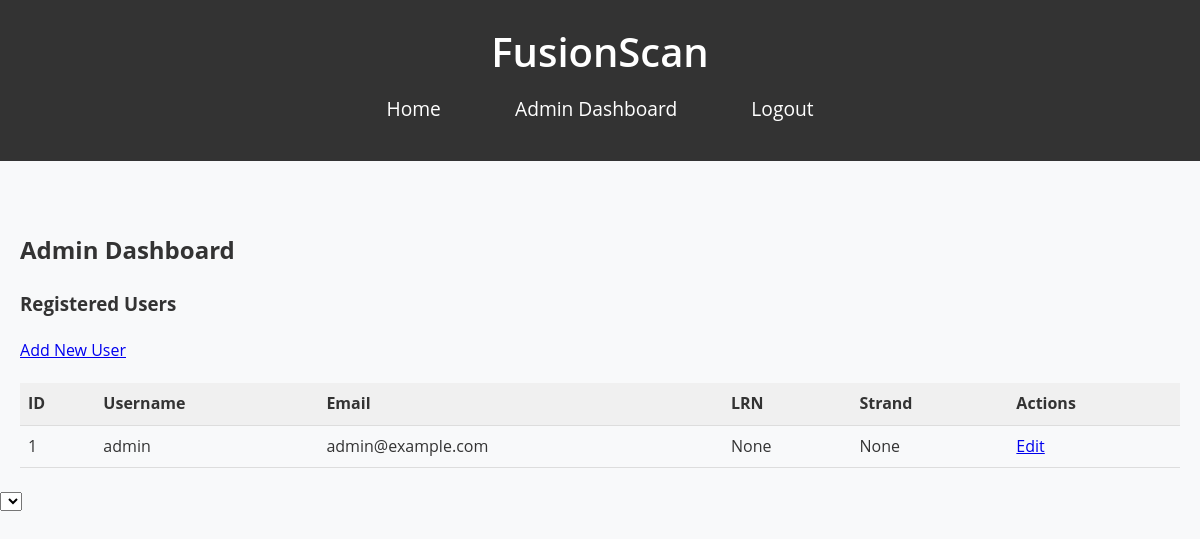
The app's page /admin/dashboard (signed in), older data.
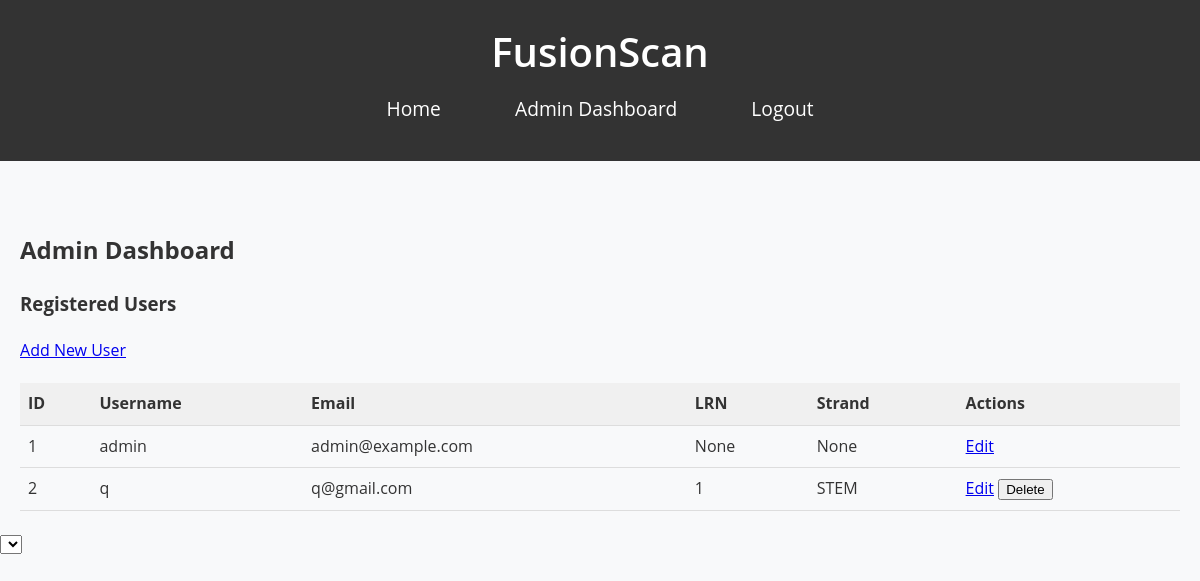
The same page, newer data.
### app/models.py (models this page shows, shortened)
class User(UserMixin, db.Model):
    id = db.Column(db.Integer, primary_key=True)
    is_admin = db.Column(db.Boolean, default=False)
    username = db.Column(db.String(64), index=True, unique=True)
    email = db.Column(db.String(120), index=True, unique=True)
    password_hash = db.Column(db.String(128))
    student_lrn = db.Column(db.String(12), unique=True)
    strand = db.Column(db.String(64))
    face_encodings = db.Column(db.LargeBinary)
    attendances = db.relationship('Attendance', backref='user', lazy='dynamic')

### app/routes/admin.py (the view)
@admin_bp.route('/dashboard')
@login_required
@admin_required
def dashboard():
    users = User.query.all()
    return render_template('admin/dashboard.html', users=users)

### app/models.py (called while the page is built)
@login.user_loader
def load_user(id):
    return User.query.get(int(id))

### app/templates/admin/dashboard.html (shortened to what this page needs)
{% extends "base.html" %}
{% block content %}
    <h2>Admin Dashboard</h2>
    <h3>Registered Users</h3>
    <a href="{{ url_for('admin.add_user') }}">Add New User</a>
    <table>
        <thead>
            <tr>
                <th>ID</th>
                <th>Username</th>
                <th>Email</th>
                <th>LRN</th>
                <th>Strand</th>
                <th>Actions</th>
            </tr>
        </thead>
        <tbody>
            {% for user in users %}
                <tr>
                    <td>{{ user.id }}</td>
                    <td>{{ user.username }}</td>
                    <td>{{ user.email }}</td>
                    <td>{{ user.student_lrn }}</td>
                    <td>{{ user.strand }}</td>
                    <td>
                        <a href="{{ url_for('admin.edit_user', user_id=user.id) }}">Edit</a>
                        {% if not user.is_admin %}
                        <form action="{{ url_for('main.delete_user', user_id=user.id) }}" method="post" style="display: inline;">
                            <button type="submit" onclick="return confirm('Are you sure you want to delete this user and their attendance records?');">Delete</button>
                        </form>
                        {% endif %}
                    </td>
                </tr>
            {% endfor %}
        </tbody>
    </table>
{% endblock %}

### app/templates/base.html (shortened to what this page needs)
<!DOCTYPE html>
<html lang="en">
<head>
    <link rel="stylesheet" href="{{ url_for('static', filename='css/style.css') }}">
</head>
<body>
    <header>
        <h1>FusionScan</h1>
        <nav>
            <ul>
                <li><a href="{{ url_for('main.index') }}">Home</a></li>
                {% if current_user.is_authenticated %}
                    {% if current_user.is_admin %}
                        <li><a href="{{ url_for('admin.dashboard') }}">Admin Dashboard</a></li>
                    {% endif %}
                    <li><a href="{{ url_for('auth.logout') }}">Logout</a></li>
                {% else %}
                    <li><a href="{{ url_for('auth.login') }}">Login</a></li>
                {% endif %}
            </ul>
        </nav>
    </header>
    <main>
        {% block content %}{% endblock %}
    </main>
</body>
</html>

### app/static/css/style.css (style rules this page uses)
body { font-family: 'Open Sans', sans-serif; margin: 0; padding: 0; background-color: #f8f9fa; color: #333; line-height: 1.6; }
header { background: #333; color: #fff; padding: 20px 0; text-align: center; margin-bottom: 30px; }
header h1 { margin: 0; font-size: 2.5em; font-weight: 600; }
nav ul { padding: 0; list-style: none; margin-top: 10px; }
nav ul li { display: inline; margin: 0 20px; }
nav ul li a { color: #fff; text-decoration: none;font-size: 1.2em; padding: 8px 15px; border-radius: 5px; transition: background-color 0.3s ease; }
main { padding: 20px; }
table { width: 100%; border-collapse: collapse; margin-top: 20px; }
th, td { text-align: left; padding: 8px; border-bottom: 1px solid #ddd; }
th { background-color: #f0f0f0; }

Row changes from the older to the newer data that the page shows:
added User: id "2", username "q", email "q@gmail.com", student_lrn "1", strand "STEM"
